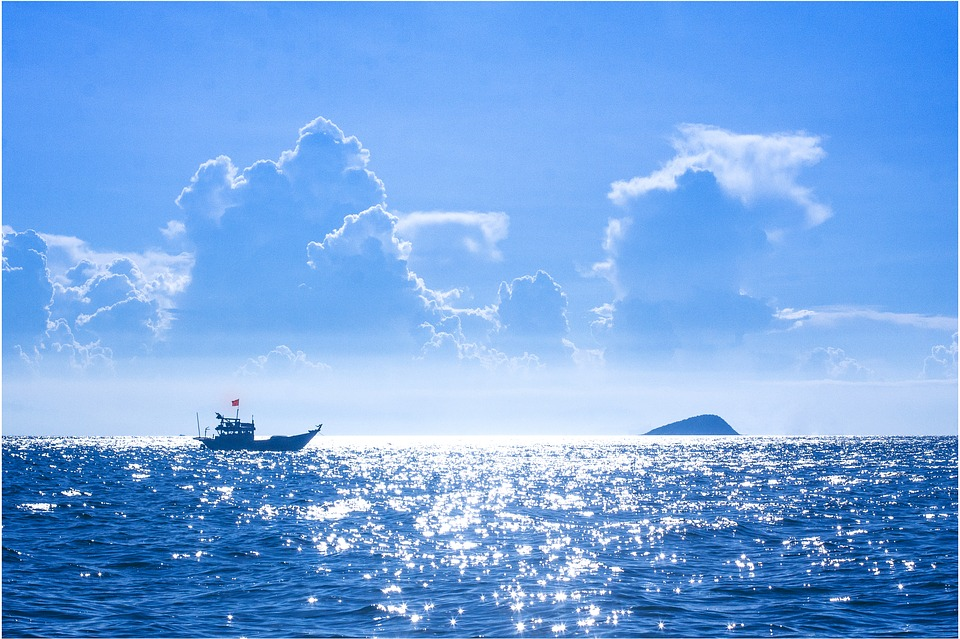
#> input picture images/boat.jpg, 960 x 639 px, given in place of the camera
$ python contours.py
#> lines starting #> are read from the running program, lines starting #| are printed output that depends on the picture; after the words box and inside, x2 and y2 are one past the last pixel; in counts of white or black regions, pixels touching at a corner belong together
# Image Contours

import cv2 as cv
import numpy as np

def nothing(x):
    pass

key = ord('r')
webcam = cv.VideoCapture(0)


def contours():
    key = ord('r')
    cv.namedWindow('controls')
    cv.createTrackbar('lower', 'controls', 0, 255, nothing)
    cv.createTrackbar('upper', 'controls', 0, 255, nothing)
    cv.setTrackbarPos('lower', 'controls', 43)
    cv.setTrackbarPos('upper', 'controls', 127)

    while key != ord('s'):
        still = webcam.read()
        og_img = still[1].copy()
#> og_img is the input picture: shape (639, 960, 3); mean B, G, R 227.8, 166.3, 116
        img = cv.cvtColor(still[1], cv.COLOR_BGR2GRAY)
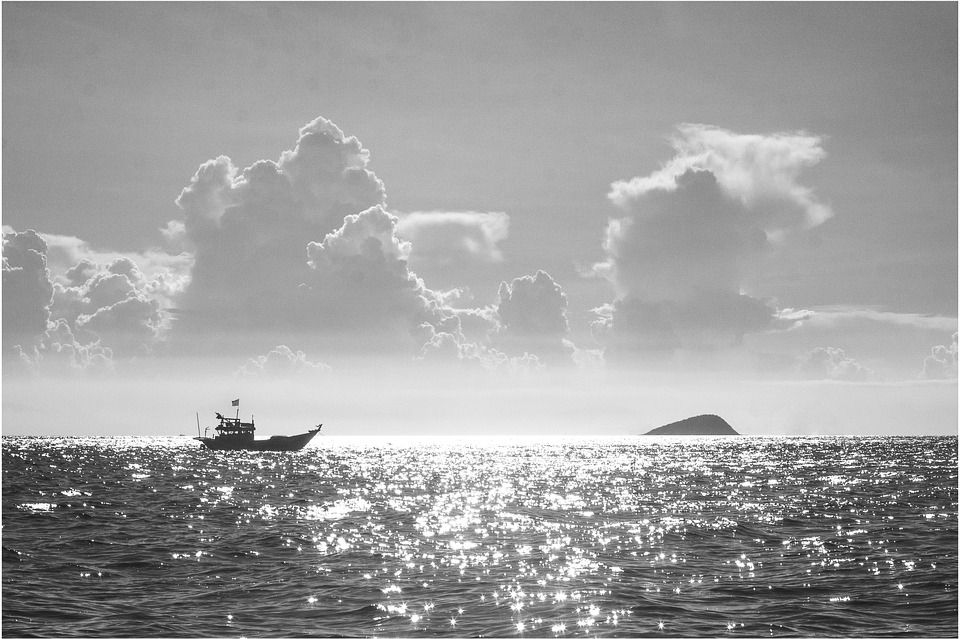
#> img: shape (639, 960); min 7, max 255, mean 158.3
        img = cv.GaussianBlur(img, (7,7), 0)

        lower = int(cv.getTrackbarPos('lower', 'controls'))
        upper = int(cv.getTrackbarPos('upper', 'controls'))


        # Edges detection
        img = cv.Canny(img, lower, upper)
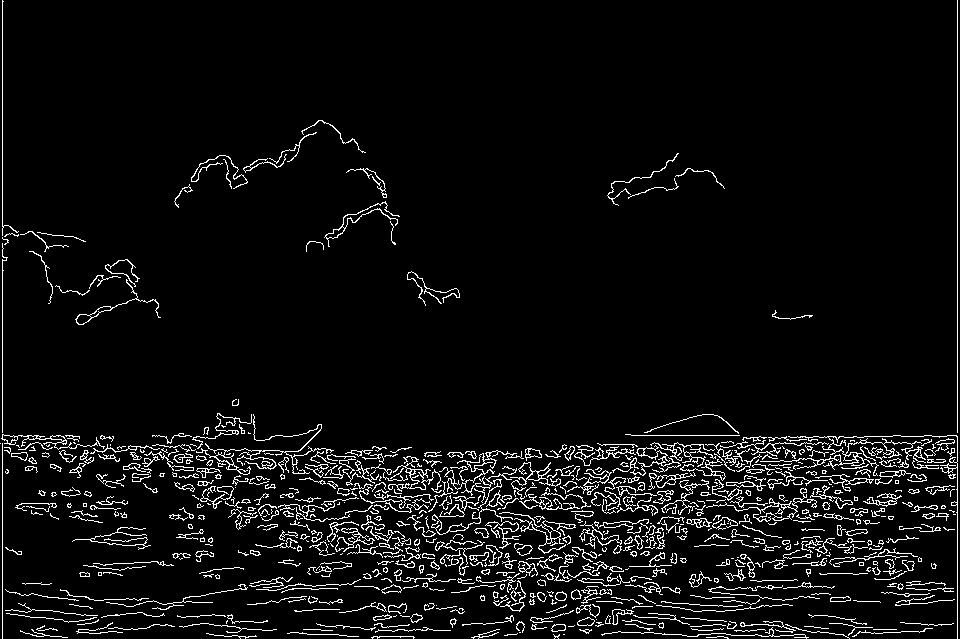
#> img: shape (639, 960); 5.5% white in thin lines or dots
        contours, heirarchy = cv.findContours(img, cv.RETR_EXTERNAL, cv.CHAIN_APPROX_SIMPLE)
#> contours = 701 contours, 533 with area under 20; largest, box (x1, y1, x2, y2) and area: (760, 435, 958, 639) 390, (388, 456, 442, 492) 301, (196, 414, 334, 475) 245, (499, 512, 576, 554) 244, (75, 279, 161, 325) 231
        contours = list(contours)
        contours.sort(key=cv.contourArea, reverse=True)
        contours = contours[0]
#> contours = contour of 804 points, box (x1, y1, x2, y2) (760, 435, 958, 639), area 390


        # Draw Contours
        cv.drawContours(og_img, contours, -1, (255, 0,0), 3)
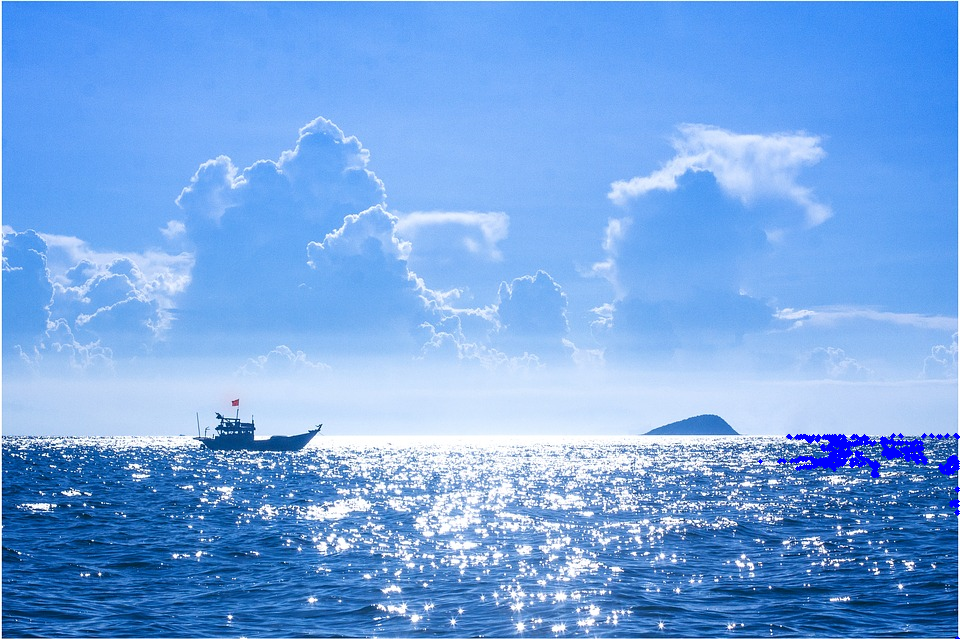
#> og_img: shape (639, 960, 3); 0.51% of pixels changed, all inside (x1, y1, x2, y2) = (758, 433, 960, 639)
        img = og_img


        # bounding rect
        x,y,w,h = cv.boundingRect(contours)
#> x = 760; y = 435; w = 198; h = 204
        cv.rectangle(img, (x,y), (x+w, y+h), (0,255,0), 2)
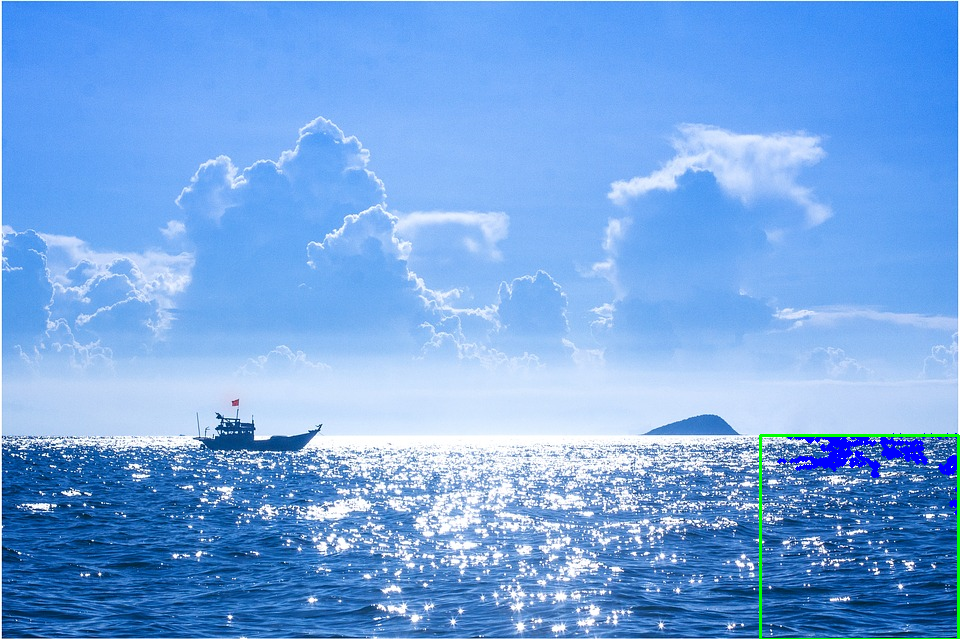
#> img: shape (639, 960, 3); 0.33% of pixels changed, all inside (x1, y1, x2, y2) = (759, 434, 960, 639)

        cv.imshow('Image', img)
        key = cv.waitKey(5)
#> (key Esc is pressed here)

contours()
